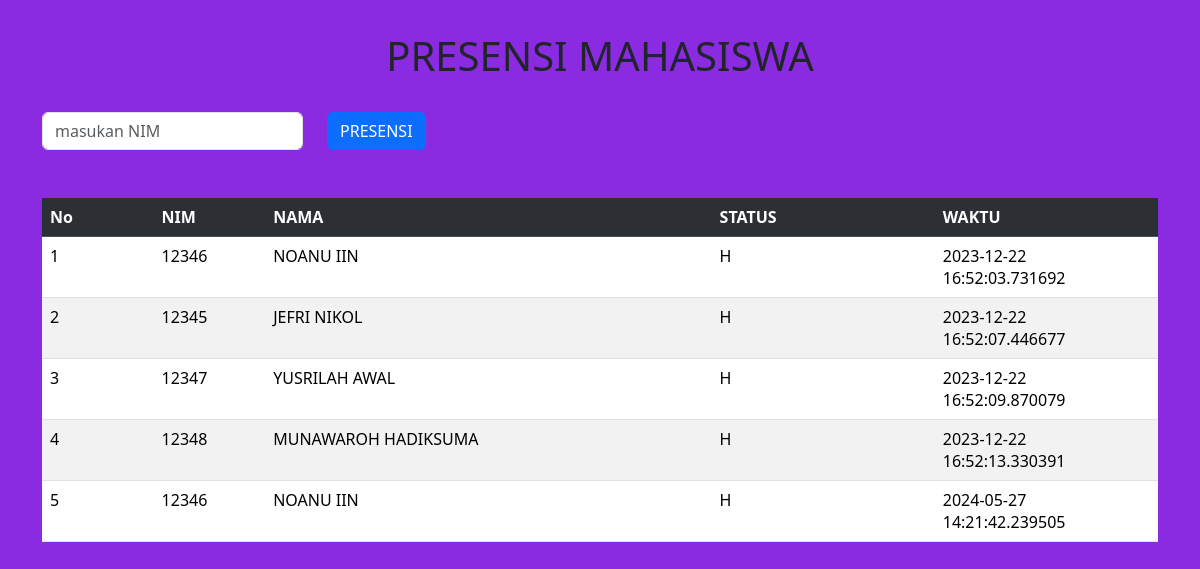
The app's page /home_presensi.php with its own data.
### tables this page shows
CREATE TABLE `record_presensi` (
  `NIM` int(10) NOT NULL,
  `NAMA_MHS` varchar(255) NOT NULL,
  `STATUS` varchar(1) NOT NULL,
  `waktu` timestamp(6) NOT NULL DEFAULT current_timestamp(6) ON UPDATE current_timestamp(6)
);

### home_presensi.php (the view, shortened to what this page needs)
<link href="https://cdn.jsdelivr.net/npm/bootstrap@5.3.2/dist/css/bootstrap.min.css" rel="stylesheet">
<body style="background-color: blueviolet">
<div class="bg-succes p-2 text-dark bg-opacity-10">
    <h1 class="p-4 text-center"> PRESENSI MAHASISWA </h1>
    <div class="container">
        <form action="ctrl_pr.php" method="POST">
            <div class="row center">
                <div class="col-md-3">
                    <input type="text" class="form-control" name="NIM" placeholder="masukan NIM">
                </div>
                <div class="col-md-3">
                    <button type="submit" class="btn btn-primary" name="submit">PRESENSI</button>
</div>
<div>
<table class="my-5 table table-striped" style="width: 100%; ">
                        <tr class="table-dark">
                        <th class="satu" style="width: 10%">No</th>
                        <th style="width: 10%;">NIM</th>
                        <th style="width: 40%;" >NAMA</th>
                        <th style="width: 20%;" >STATUS</th>
                        <th style="width: 20%;" >WAKTU</th>
                        </tr>
<?php
include ("connection.php");
$sql = "SELECT * FROM `record_presensi`";
$query = mysqli_query($connect, $sql);
$nomor = 1;
while ($dosen = mysqli_fetch_array($query))
{
    echo "<tr>";
    echo "<td>" . $nomor . "</td>";
    echo "<td>" . $dosen['NIM'] . "</td>";
    echo "<td>" . $dosen['NAMA_MHS'] . "</td>";
    echo "<td>" . $dosen['STATUS'] . "</td>";
    echo "<td>" . $dosen['waktu'] . "</td>";
   $nomor++;
?>
<?php }?>
</table>

### records on screen
record_presensi: NIM "12346", NAMA_MHS "NOANU IIN", STATUS "H", waktu "2023-12-22 16:52:03.731692"
record_presensi: NIM "12345", NAMA_MHS "JEFRI NIKOL", STATUS "H", waktu "2023-12-22 16:52:07.446677"
record_presensi: NIM "12347", NAMA_MHS "YUSRILAH AWAL", STATUS "H", waktu "2023-12-22 16:52:09.870079"
record_presensi: NIM "12348", NAMA_MHS "MUNAWAROH HADIKSUMA", STATUS "H", waktu "2023-12-22 16:52:13.330391"
record_presensi: NIM "12346", NAMA_MHS "NOANU IIN", STATUS "H", waktu "2024-05-27 14:21:42.239505"
